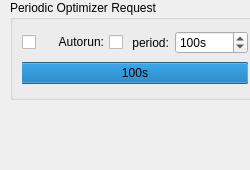
  <widget class="QDockWidget" name="dockWidget_optimizer">
   <property name="sizePolicy">
    <sizepolicy hsizetype="Fixed" vsizetype="Preferred">
     <horstretch>0</horstretch>
     <verstretch>0</verstretch>
    </sizepolicy>
   </property>
   <property name="minimumSize">
    <size>
     <width>250</width>
     <height>170</height>
    </size>
   </property>
   <property name="maximumSize">
    <size>
     <width>260</width>
     <height>170</height>
    </size>
   </property>
   <property name="allowedAreas">
    <set>Qt::BottomDockWidgetArea|Qt::LeftDockWidgetArea|Qt::TopDockWidgetArea</set>
   </property>
   <property name="windowTitle">
    <string>Optimize Settings</string>
   </property>
   <attribute name="dockWidgetArea">
    <number>1</number>
   </attribute>
   <widget class="QWidget" name="dockWidgetContents_4">
    <widget class="QGroupBox" name="groupBox_periodic_optimizer">
     <property name="geometry">
      <rect>
       <x>10</x>
       <y>0</y>
       <width>250</width>
       <height>100</height>
      </rect>
     </property>
     <property name="sizePolicy">
      <sizepolicy hsizetype="Preferred" vsizetype="Fixed">
       <horstretch>0</horstretch>
       <verstretch>0</verstretch>
      </sizepolicy>
     </property>
     <property name="minimumSize">
      <size>
       <width>250</width>
       <height>100</height>
      </size>
     </property>
     <property name="maximumSize">
      <size>
       <width>300</width>
       <height>16777215</height>
      </size>
     </property>
     <property name="title">
      <string>Periodic Optimizer Request</string>
     </property>
     <layout class="QGridLayout" name="gridLayout_13">
      <item row="0" column="0">
       <widget class="ToggleSwitch" name="optimizer_request_Toggle">
        <property name="toolTip">
         <string>&lt;html&gt;&lt;head/&gt;&lt;body&gt;&lt;p&gt;Start/Stop periodic optimization.&lt;/p&gt;&lt;/body&gt;&lt;/html&gt;</string>
        </property>
        <property name="FontSize" stdset="0">
         <number>7</number>
        </property>
       </widget>
      </item>
      <item row="0" column="3">
       <widget class="QSpinBox" name="optimizer_request_period_SpinBox">
        <property name="minimumSize">
         <size>
          <width>50</width>
          <height>0</height>
         </size>
        </property>
        <property name="toolTip">
         <string>&lt;html&gt;&lt;head/&gt;&lt;body&gt;&lt;p&gt;Request Optimization after this time has passed.&lt;/p&gt;&lt;/body&gt;&lt;/html&gt;</string>
        </property>
        <property name="suffix">
         <string>s</string>
        </property>
        <property name="minimum">
         <number>1</number>
        </property>
        <property name="maximum">
         <number>1000000</number>
        </property>
        <property name="value">
         <number>100</number>
        </property>
       </widget>
      </item>
      <item row="1" column="0" colspan="4">
       <widget class="QProgressBar" name="optimizer_request_progress_Bar">
        <property name="toolTip">
         <string>&lt;html&gt;&lt;head/&gt;&lt;body&gt;&lt;p&gt;When counter reaches zero, Optimization will be requested.&lt;/p&gt;&lt;/body&gt;&lt;/html&gt;</string>
        </property>
        <property name="value">
         <number>100</number>
        </property>
        <property name="invertedAppearance">
         <bool>true</bool>
        </property>
        <property name="format">
         <string>%vs</string>
        </property>
       </widget>
      </item>
      <item row="0" column="1">
       <widget class="QCheckBox" name="optimizer_request_autorun_CheckBox">
        <property name="toolTip">
         <string>&lt;html&gt;&lt;head/&gt;&lt;body&gt;&lt;p&gt;Automatically start and stop periodic optimizer when measurement starts or ends.&lt;/p&gt;&lt;/body&gt;&lt;/html&gt;</string>
        </property>
        <property name="layoutDirection">
         <enum>Qt::RightToLeft</enum>
        </property>
        <property name="text">
         <string>Autorun:</string>
        </property>
       </widget>
      </item>
      <item row="0" column="2">
       <widget class="QLabel" name="optimizer_request_period_Label">
        <property name="toolTip">
         <string>&lt;html&gt;&lt;head/&gt;&lt;body&gt;&lt;p&gt;Request Optimization after this time has passed.&lt;/p&gt;&lt;/body&gt;&lt;/html&gt;</string>
        </property>
        <property name="text">
         <string> period:</string>
        </property>
       </widget>
      </item>
     </layout>
    </widget>
   </widget>
  </widget>
